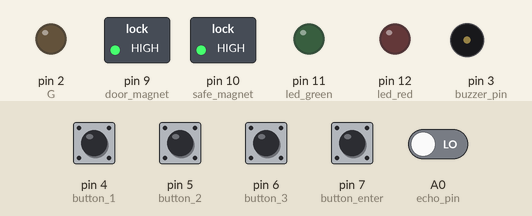
Simulated run of this sketch. Board: Arduino Uno, built with avr-gcc and run on an emulated ATmega328P. Shown: switched loads named in the sketch (green lamp = pin HIGH), output pins drawn as LEDs (lit = HIGH), buzzer (waves = sounding, pin HIGH). Dashed ring = blinking. The test bench sets the inputs (shaded band); at power-on: A0 (echo_pin), pin 4 (button_1), pin 5 (button_2), pin 6 (button_3), pin 7 (button_enter) LOW. Pins used as bus, display or sensor lines are not drawn.

Above: at 1.2 s.
1.3 s: pin 4 (button_1) pulled HIGH for 1 s
At 2.46 s:
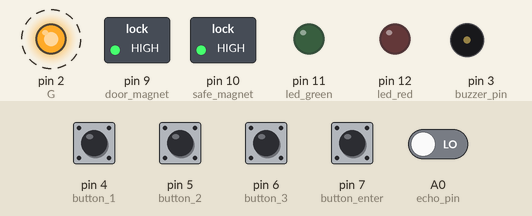
4.7 s: pin 7 (button_enter) pulled HIGH for 1 s
At 6.5 s:
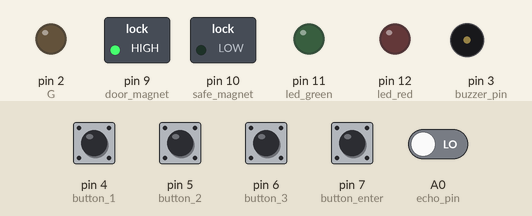
At 7.1 s:
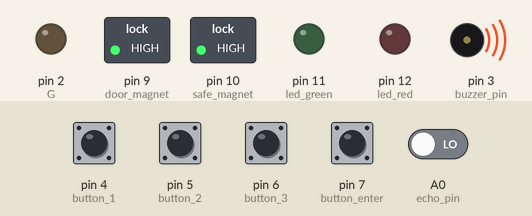
Timing chart, 0 to 10.7 s (numbered marks = the images above; inputs shaded):
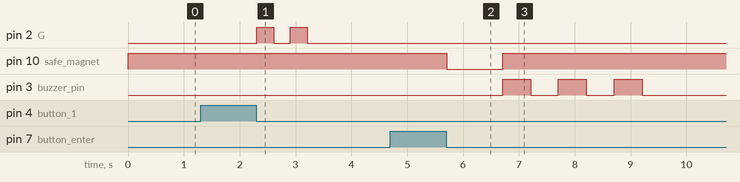

The sketch:

Door_password_robot.ino
```cpp
/*
   Created by Ojas Patil
   VII A / G.N.S
   For Science Day
   Date - 28/2/2020
*/

int x;

int door_magnet = 9;
int safe_magnet = 10;
int led_red = 12;
int led_green = 11;
int buzzer_pin = 3;
int G = 2;
int button_1 = 4;
int button_2 = 5;
int button_3 =  6;
int button_enter = 7;
int trig_pin = 8;
int echo_pin = A0;
int userArray[5];
int myArray[5] = {6, 5, 4, 5, 6};
int counter = 0;

void setup() {

  pinMode(door_magnet, OUTPUT);
  pinMode(safe_magnet, OUTPUT);
  pinMode(button_1, INPUT);
  pinMode(button_2, INPUT);
  pinMode(button_3, INPUT);
  pinMode(button_enter, INPUT);
  pinMode(buzzer_pin, OUTPUT);
  pinMode(G, OUTPUT);
  pinMode(led_red, OUTPUT);
  pinMode(led_green, OUTPUT);
  pinMode(trig_pin, OUTPUT);
  pinMode(echo_pin, INPUT);

  Serial.begin(9600);

  digitalWrite(door_magnet, HIGH);
  digitalWrite(safe_magnet, HIGH);

}

void loop() {

  CheckObstacles(trig_pin, echo_pin);
  buttonInput(button_1, button_2, button_3,button_enter);
  checkPassword(led_red, led_green);

}

/******************************************************************************************************************************************
 * Fuctions (Not part of the Loop).
 *****************************************************************************************************************************************/

void dropSafe(int Mysafe_magnet) {

  digitalWrite(Mysafe_magnet, LOW);
  delay(1000);
  digitalWrite(Mysafe_magnet, HIGH);

}

void ringBuzzer(int Mybuzzer_pin) {

  digitalWrite(Mybuzzer_pin, HIGH);
  delay(500);
  digitalWrite(Mybuzzer_pin, LOW);
  delay(500);
  digitalWrite(Mybuzzer_pin, HIGH);
  delay(500);
  digitalWrite(Mybuzzer_pin, LOW);
  delay(500);
  digitalWrite(Mybuzzer_pin, HIGH);
  delay(500);
  digitalWrite(Mybuzzer_pin, LOW);

}

void blink_led(int My_G) {

  digitalWrite(My_G, HIGH);
  delay(300);
  digitalWrite(My_G, LOW);
  delay(300);
  digitalWrite(My_G, HIGH);
  delay(300);
  digitalWrite(My_G, LOW);

}

void buttonInput(int Mybutton_1, int Mybutton_2, int Mybutton_3, int Mybutton_enter) {

  volatile int state_1 = LOW;
  volatile int state_2 = LOW;
  volatile int state_3 = LOW;
  volatile int state_4 = LOW;

  if (digitalRead(Mybutton_1) == LOW && digitalRead(Mybutton_2) == LOW && digitalRead(Mybutton_3) == LOW  && digitalRead(Mybutton_enter) == HIGH) {
    delay(10);
    if (digitalRead(Mybutton_enter) == HIGH)
    {
      while (digitalRead(Mybutton_enter) == HIGH);
      delay(10);
      while (digitalRead(Mybutton_enter) == HIGH);
      state_4 = !state_4;

      dropSafe(safe_magnet);
      ringBuzzer(buzzer_pin);
    }
  }

  if (digitalRead(Mybutton_1) == HIGH && digitalRead(Mybutton_2) == LOW && digitalRead(Mybutton_3) == LOW && digitalRead(Mybutton_enter) == LOW && counter < 5) {
    delay(10);
    if (digitalRead(Mybutton_1) == HIGH)
    {
      while (digitalRead(Mybutton_1) == HIGH);
      delay(10);
      while (digitalRead(Mybutton_1) == HIGH);
      state_1 = !state_1;

      blink_led(G);

      userArray[counter] = 4;
      counter++;
    }
  }

  if (digitalRead(Mybutton_1) == LOW && digitalRead(Mybutton_2) == HIGH && digitalRead(Mybutton_3) == LOW && digitalRead(Mybutton_enter) == LOW && counter < 5) {
    delay(10);
    if (digitalRead(Mybutton_2) == HIGH)
    {
      while (digitalRead(Mybutton_2) == HIGH);
      delay(10);
      while (digitalRead(Mybutton_2) == HIGH);
      state_2 = !state_2;

      blink_led(G);

      userArray[counter] = 5;
      counter++;
    }
  }

  if (digitalRead(Mybutton_1) == LOW && digitalRead(Mybutton_2) == LOW && digitalRead(Mybutton_3) == HIGH && digitalRead(Mybutton_enter) == LOW && counter < 5) {
    delay(10);
    if (digitalRead(Mybutton_3) == HIGH)
    {
      while (digitalRead(Mybutton_3) == HIGH);
      delay(10);
      while (digitalRead(Mybutton_3) == HIGH);
      state_3 = !state_3;

      blink_led(G);

      userArray[counter] = 6;
      counter++;
    }
  }

}

void checkPassword(int Myred_led, int Mygreen_led) {

  if (counter > 4) {
    //checkPass(userArray);


    for (x = 0; x <= 4; x++) {
      if (userArray[x] != myArray[x]) {
        break;
      }
    }
    if (x == 5) {
      //open door
      Serial.println("opening door....");
      digitalWrite(Mygreen_led, HIGH);
      digitalWrite(door_magnet, LOW);
      delay(6000);
      digitalWrite(door_magnet, HIGH);
      digitalWrite(safe_magnet, HIGH);
      digitalWrite(buzzer_pin, LOW);
      delay(2000);
      counter = 0;

    }

    else if (x <= 4) {
      //buzzer
      ringBuzzer;
      digitalWrite(Mygreen_led, LOW);

      digitalWrite(door_magnet, HIGH);
      digitalWrite(safe_magnet, HIGH);
      digitalWrite(buzzer_pin, LOW);
      digitalWrite(Myred_led, HIGH);

      delay(5000);
      counter = 0;
      digitalWrite(Myred_led, LOW);
    }
  }

}
int CheckObstacles(int my_trig_pin, int my_echo_pin) {

  digitalWrite(my_trig_pin, LOW);
  delayMicroseconds(2);

  digitalWrite(my_trig_pin, HIGH);
  delayMicroseconds(10);
  digitalWrite(my_trig_pin, HIGH);

  int duration = pulseIn(my_echo_pin, HIGH);
  int distance = duration * 0.034 / 2;

  if (distance <= 10 && x <= 4) {
    dropSafe;
    ringBuzzer;
    digitalWrite(door_magnet, HIGH);

  }

  else if (distance < 10 && x <= 4) {
    digitalWrite(buzzer_pin, LOW);
    digitalWrite(safe_magnet, HIGH);
    digitalWrite(door_magnet, HIGH);
  }
  return distance;
}
```

Measured:
- after the input at 1.3 s, pin 2 (G): alternates HIGH for 0.30 s and LOW for 0.30 s, 4 changes in all, then stays LOW, starting after 1.0 s
- after the input at 4.7 s, pin 10 (safe_magnet): HIGH → LOW after 1.0 s, → HIGH 1.0 s later; pin 3 (buzzer_pin): alternates HIGH for 0.50 s and LOW for 0.50 s, 6 changes in all, then stays LOW, starting after 2.0 s
